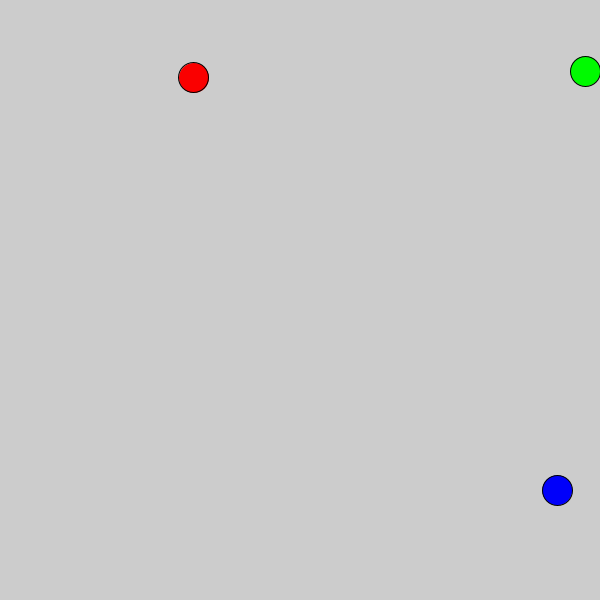
Frame 1 (no input)
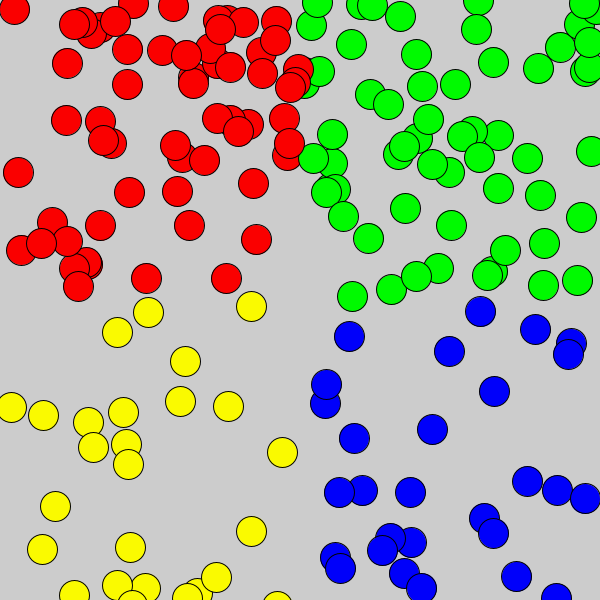
Frame 60 (the mouse pressed at the canvas centre just before this capture)
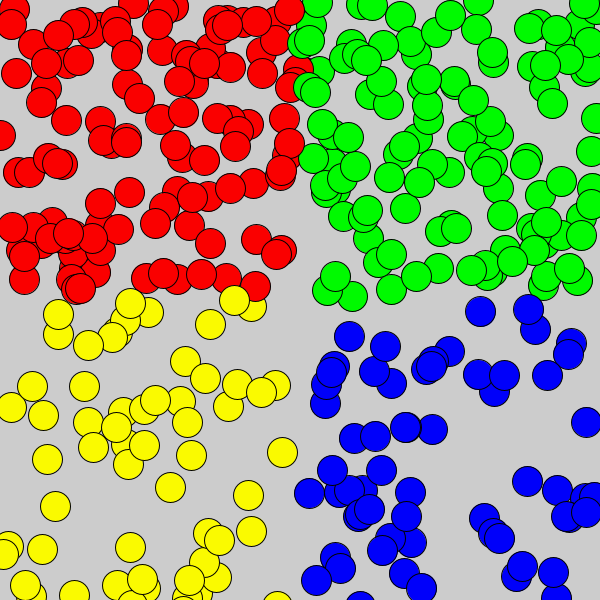
Frame 120 (the mouse held since frame 60 and released just before this capture)

The Processing sketch that drew these frames (run headless with seeded random() and noise(); from frame 60 on, the mouse is pressed at the canvas centre):

// Processing sketch: Random_Quadrants
// ── Random_Quadrants.pde
float x;
float y;
int red;
int green;
int blue;

void setup() {
  size(600, 600);
}

void draw() {
  x = random(300);
  y = random(300);
  fill(250,0,0);
  circle(x, y, 30); 
  
  
  x = random(300);
  y = random (300);
  fill (0,250,0);
  translate(300, 0);
  circle(x , y , 30);
  
  x = random(300);
  y = random (600);
  fill (0,0,250);
  translate(0,300);
  circle(x , y , 30);
   x = random(300);
  y = random (600);
  fill (250,250,0);
  translate(-300,0);
  circle(x , y , 30);
  
}
